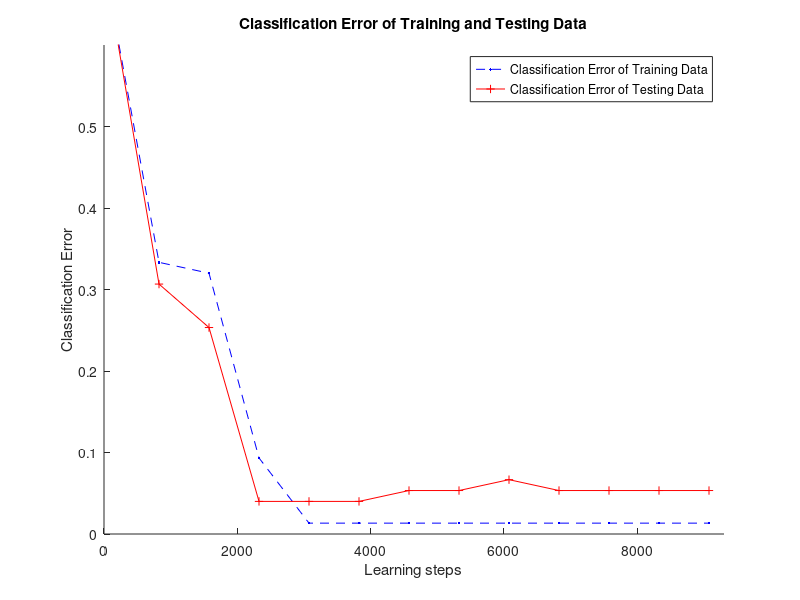
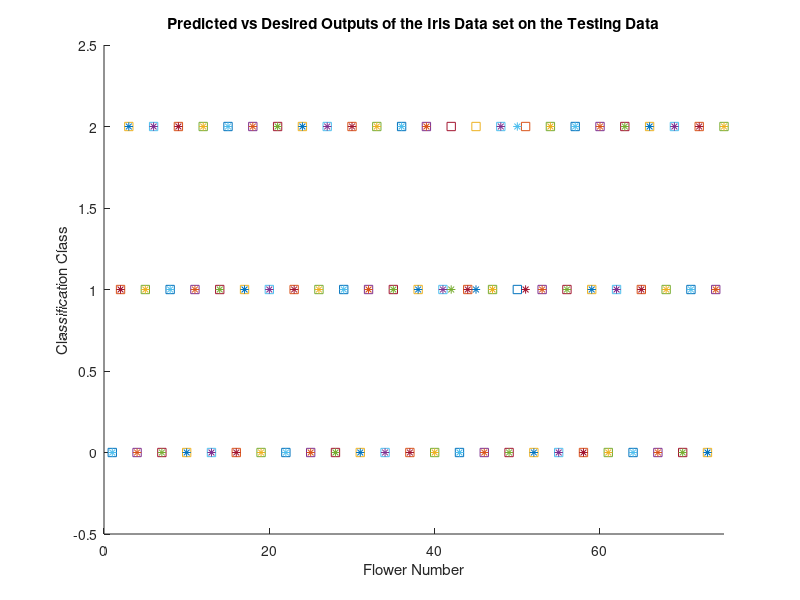

These charts were generated, in order, by the following MATLAB code:
function  Main
rng(39)
close all

%Setting Parameters
n_percepts = 2;
learning_rate = 0.01;
max_weight = 0.1;
min_weight = -0.1;
n_epochs = 3000; 
n_checks = 10;
stopping = 0.01;
Momentum = 0.5;

%Setting Varaibles up
delta_1p = 0;
delta_2p = 0;


%Generate Training Data for 1/x
%{
X = [rand(200,1) * 0.9 + 0.1];
D = 1./X ./6 - 0.92;
n_inputs = 1;
n_outputs = 1;
K = 100;
%}

%Generating Training Data for Iris

fileID = fopen('iris-train.txt');
C = textscan(fileID,'%n %n %n %n',...
'Delimiter','&');
fclose(fileID);
iris_train = cell2mat(C);

X = iris_train(1:2:end,:);
D = iris_train(2:2:end,:);
D = D(:, 2:4);

fileID = fopen('iris-test.txt');
C = textscan(fileID,'%n %n %n %n',...
'Delimiter','&');
fclose(fileID);
iris_test = cell2mat(C);
X_test = iris_test(1:2:end,:);
D_test = iris_test(2:2:end,:);
D_test = D_test(:, 2:4);

n_inputs = 4;
n_outputs = 3;
K = 75;
%}

%Randomize Weights
Weight_1 = (max_weight -min_weight).*rand(n_percepts,n_inputs + 1) + min_weight;
Weight_2 = (max_weight -min_weight).*rand(n_percepts + 1,n_outputs) + min_weight;
Weight_2 = Weight_2';


%random sequence of samples
n = randperm(K);

for epoch = 1:n_epochs
    k = randperm(K);
    xk = X(k,:)'; %1*200
    
    [Weight_1, Weight_2, yk, Dk, delta_1p, delta_2p] = BPlearn(K, xk, Weight_1, Weight_2, X, D, learning_rate, k, Momentum,  delta_1p, delta_2p);
    
    %If 1/x then uncomment:
    %{
    trainerr(epoch) =  mean(abs((Dk+0.92)*6-(yk+0.92)*6));
    trainerr(epoch) =  mean(abs((Dk+0.92)*6-(yk+0.92)*6));
    [~,~,testerr(epoch)] = recip_recall(Weight_1,Weight_2)  ; 
    %}
    
    %If IRIS, then uncomment:
    
    [trainerr(epoch), thresh_train] = hits(Dk', yk');
    [yrecall,thresh_test,testerr(epoch)] = Iris_recall(Weight_1,Weight_2, X_test, D_test)  ; 
    %}
    
    %Stopping Criteria
    if trainerr(epoch) <= stopping
        break
    end
    
end
'Learning steps', epoch*K
trainerr(epoch)
testerr(epoch)

%1/x Plots
%{
hold on
plot(K*(1:n_checks:length(testerr)),trainerr(1:n_checks:length(testerr)),'b.--')
plot(K*(1:n_checks:length(testerr)),testerr(1:n_checks:length(testerr)), 'r+-')
axis([0 K*length(testerr)  0 1])
legend('Mean Absolute Error of Training Data', 'Mean Absolute Error of Testing Data')
title('Mean Absolute Error of Training and Testing Data')
xlabel('Learning steps')
ylabel('Mean Absolute Error')


figure
plot([0.1:0.001:1],1./[0.1:0.001:1])
hold on
plot(xk,(yk+0.92)*6,'r.')
[x,y,e] = recip_recall(Weight_1,Weight_2);
plot(x,y,'g.')
legend('1/x','Outputs of the Training Data', 'Outputs of the Testing Data')
title('Momentum vs Expected Output on Testing')
xlabel('Input Value')
ylabel('Output Value')
%}




%Iris Plots

hold on
plot(K*(1:n_checks:length(testerr)),trainerr(1:n_checks:length(testerr)),'b.--')
plot(K*(1:n_checks:length(testerr)),testerr(1:n_checks:length(testerr)),'r+-')
axis([0 K*length(testerr)  0 0.6])
legend('Classification Error of Training Data', 'Classification Error of Testing Data')
title('Classification Error of Training and Testing Data')
xlabel('Learning steps')
ylabel('Classification Error')

figure
hold on
for j = 1 : 75
    if D_test(j,:) == [1,0,0]
        plot(j,0,'s')
    elseif D_test(j,:) == [0,1,0]
        plot(j,1, 's')
    else
        plot(j,2,'s')
    end 
    
end
axis([0 75  -0.5 2.5])

for j = 1 : 75
    if thresh_test(j,:) == [1,0,0]
        plot(j,0,'*')
    elseif thresh_test(j,:) == [0,1,0]
        plot(j,1, '*')
    else
        plot(j,2,'*')
    end 

end
title('Predicted vs Desired Outputs of the Iris Data set on the Testing Data')
xlabel('Flower Number')
ylabel('Classification Class')

%}
end

%%
%This function takes in all that is necessary, and tests the error of the
%function with the dataset is the IRIS data
function [yrecall,thresh,err] = Iris_recall(W1,W2, X_test, D_test)
rng(49)
fNET1 = tanh(W1*[ones(1,75);X_test']);
fNET2 = tanh(W2*[ones(1,75);fNET1]);
yrecall = fNET2';

%defining the Number of Correct hits
[err, thresh] = hits(D_test, yrecall);
end

%%Computes the Number of Correct Hits
function [err, thresh_out] = hits(D_test, yrecall)
err = 0;
thresh_out = [];
for i = 1: length(D_test)
    current_output = yrecall(i,:);
    Desired_output = D_test(i,:);
    
    %Compute the distance to the three categorization points
    dist1 = pdist([current_output ; 1,0,0]);
    dist2 = pdist([current_output ; 0,1,0]);
    dist3 = pdist([current_output ; 0,0,1]);
    
    minimum = min([dist1, dist2, dist3]);
    
    %Assign it to the closest point
    if minimum == dist1
        current_output = [1,0,0];
        thresh_out = [thresh_out; current_output];
    elseif minimum == dist2
        current_output = [0,1,0];
        thresh_out = [thresh_out; current_output];
    else
        current_output = [0,0,1];
        thresh_out = [thresh_out; current_output];
    end
    
    %compute Error
    if current_output == Desired_output
    else
        err = err +1;
    end
end
err = err / 75;
end



%%
%This function takes in all that is necessary, and tests the error of the
%function for the 1/x function
function [xtest,yrecall,err] = recip_recall(W1,W2)
rng(49)
xtest = rand(100,1)*0.9+0.1;
fNET1 = tanh(W1*[ones(1,100);xtest']);
fNET2 = tanh(W2*[ones(1,100);fNET1]);
yrecall = (fNET2+0.92)*6;
err = mean(abs(1./xtest' - yrecall));
end

%%
%This function takes in all that is necessary to do one time step of the
%simulation and outputs the changed weights, the outut (y_2) and all other
%relevent parameters.
function [Weight_1, Weight_2, yk, Dk, delta_1p, delta_2p] = BPlearn(K, xk, Weight_1, Weight_2, X, D, learning_rate, k, Momentum, delta_1p, delta_2p);
    NET1 = Weight_1*[ones(1,K);xk]; %10*200
    fNET1 = tanh(NET1); %10*200
    NET2 = Weight_2*[ones(1,K);fNET1]; %1*200
    fNET2 = tanh(NET2); %1*200
    yk = fNET2; %1*200
    Dk = D(k,:)'; %1*200


    %Update Deltas
    delta_l2 = (Dk - yk) .* (1-(fNET2).^2) + Momentum * delta_1p; %1*200
    delta_l1 = (1-(fNET1).^2).* (Weight_2(:,2:end)'*delta_l2) + Momentum * delta_2p; %10*200
    
    %Update Previous Deltas
    delta_1p = delta_l2;
    delta_2p = delta_l1;
    
    %Update Weights
    Weight_1 = Weight_1 + learning_rate * (delta_l1 * [ones(1,K);xk]');
    Weight_2 = Weight_2 + learning_rate * (delta_l2 * [ones(1,K);fNET1]'); 
end
